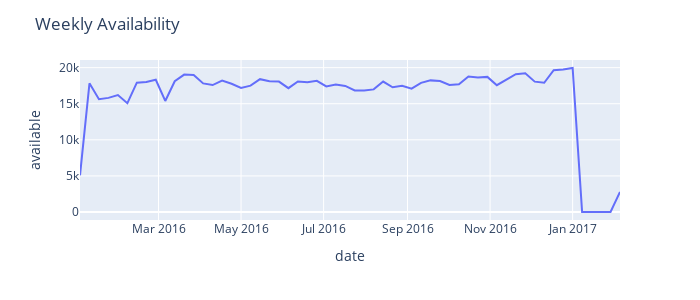

Notebook code cell kept with this figure:
### Code cell
w= px.line(week, x= 'date', y= 'available', height=300, width=700)
w.update_layout(title='Weekly Availability')
w.show()
